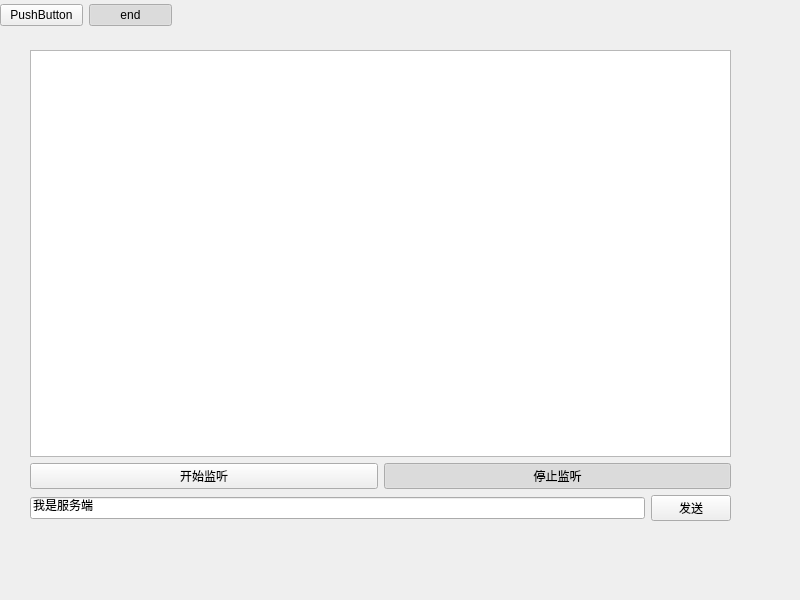
<?xml version="1.0" encoding="UTF-8"?>
<ui version="4.0">
 <class>Widget</class>
 <widget class="QWidget" name="Widget">
  <property name="geometry">
   <rect>
    <x>0</x>
    <y>0</y>
    <width>800</width>
    <height>600</height>
   </rect>
  </property>
  <property name="windowTitle">
   <string>Widget</string>
  </property>
  <widget class="QWidget" name="layoutWidget">
   <property name="geometry">
    <rect>
     <x>0</x>
     <y>0</y>
     <width>172</width>
     <height>30</height>
    </rect>
   </property>
   <layout class="QHBoxLayout" name="horizontalLayout">
    <item>
     <widget class="QPushButton" name="pushButton">
      <property name="text">
       <string>PushButton</string>
      </property>
      <property name="checkable">
       <bool>true</bool>
      </property>
      <property name="checked">
       <bool>false</bool>
      </property>
     </widget>
    </item>
    <item>
     <widget class="QPushButton" name="pushButton_2">
      <property name="text">
       <string>end</string>
      </property>
      <property name="checkable">
       <bool>true</bool>
      </property>
      <property name="checked">
       <bool>true</bool>
      </property>
     </widget>
    </item>
   </layout>
  </widget>
  <widget class="QWidget" name="layoutWidget">
   <property name="geometry">
    <rect>
     <x>30</x>
     <y>50</y>
     <width>701</width>
     <height>471</height>
    </rect>
   </property>
   <layout class="QVBoxLayout" name="verticalLayout">
    <item>
     <widget class="QTextBrowser" name="textBrowser"/>
    </item>
    <item>
     <layout class="QHBoxLayout" name="horizontalLayout_2">
      <item>
       <widget class="QPushButton" name="pushButton_3">
        <property name="text">
         <string>开始监听</string>
        </property>
        <property name="checkable">
         <bool>true</bool>
        </property>
        <property name="checked">
         <bool>false</bool>
        </property>
        <attribute name="buttonGroup">
         <string notr="true">buttonGroup</string>
        </attribute>
       </widget>
      </item>
      <item>
       <widget class="QPushButton" name="pushButton_4">
        <property name="text">
         <string>停止监听</string>
        </property>
        <property name="checkable">
         <bool>true</bool>
        </property>
        <property name="checked">
         <bool>true</bool>
        </property>
        <attribute name="buttonGroup">
         <string notr="true">buttonGroup</string>
        </attribute>
       </widget>
      </item>
     </layout>
    </item>
    <item>
     <layout class="QHBoxLayout" name="horizontalLayout_3">
      <item>
       <widget class="QLineEdit" name="lineEdit">
        <property name="text">
         <string>我是服务端</string>
        </property>
       </widget>
      </item>
      <item>
       <widget class="QPushButton" name="pushButton_5">
        <property name="text">
         <string>发送</string>
        </property>
       </widget>
      </item>
     </layout>
    </item>
   </layout>
  </widget>
 </widget>
 <resources/>
 <connections/>
 <buttongroups>
  <buttongroup name="buttonGroup"/>
 </buttongroups>
</ui>
